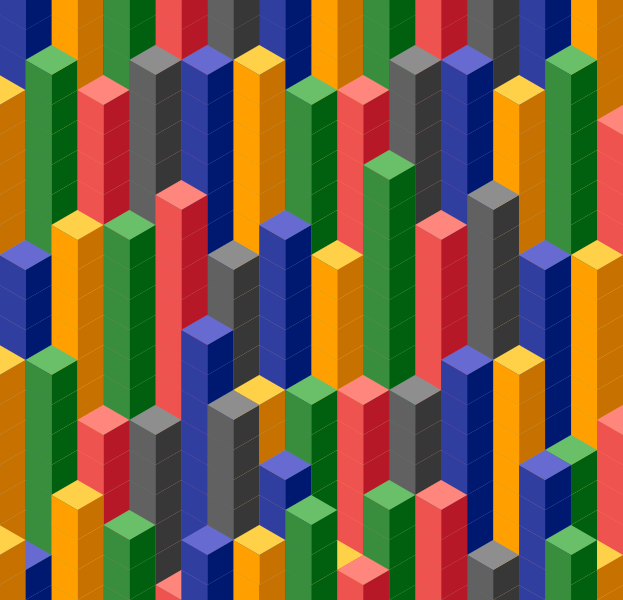
Frame 1 (no input)
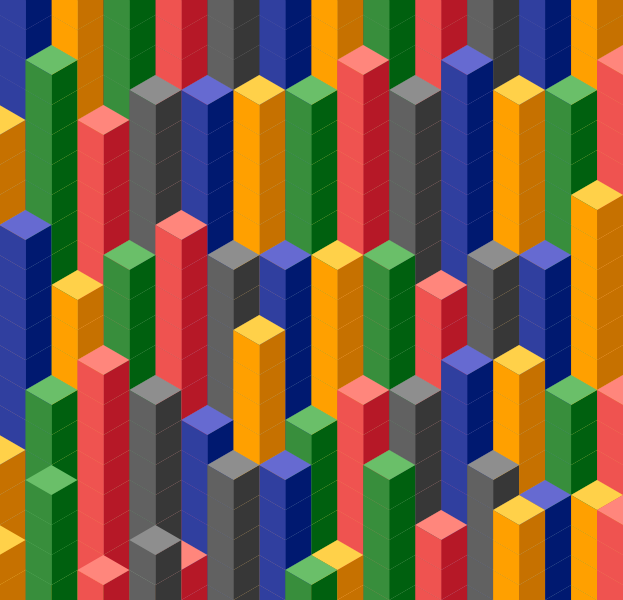
Frame 2 (the mouse pressed at the canvas centre, redrawn once)

The Processing sketch that drew these frames (run headless with seeded random() and noise(); the mouse was pressed at the canvas centre and the sketch redrawn once):

// Processing sketch: tumbling_blocks
// ── tumbling_blocks.pde
// Tumbling blocks

// This is not quite done.  Following is a list of todos:
//
// 1. Draw each column full across the canvas once, then in randomly descending order to create step pattern
//
// This is *almost* implemented as desired but due to the nature of how I am drawing columns/rows using random()
// some ancestors (columns in the background) can be shorter than those in the foreground.  It would be ideal to 
// have neighbors always "step down", making it illegal for two adjacent blocks to share the same height.
//
// To do this is quite tricky (I think) as you have to keep track of the highest position in each column 
// and make sure the neighbor is either higher or lower depending on what row it is in.
//
// 2. Have column color programmatically distributed
//
// Right now the color patterns are just repeating.  Ideally a bag of colors would be randomly pulled from until
// exhausted, then repeated, with the rule that no columns of the same color can (significantly) border each other.
//
// 3. Draw one block or column at a time, animate
//
// This would be a lot more interesting if each column grew a block at a time, growing from the bottom, then
// repeating as an animation.  However, due to the nature of Processing's draw() loop it would not be trivial 
// to refactor this sketch as written--moving on to other ideas, may come back to this someday.
//
// 4.  Automatically make size() perfect multiple of cubesize
// 
// size() should be a programmatically determined perfect multiple of `xvalue` and `yvalue`
// Processing makes this quite difficult.  Or my OOP skills suck.  Probably the second more than the first.
//
// 5. `cols` and `rows` should be automatically inferred
//
// I have no idea why, but `cols` and `rows` aren't calulating correctly and must be manually set.  
// They do calculate correctly if you print them when decalred but in the loop they are a much lower value.
//
// 6. Automatic color palletes
//
// The colors here are very clown car.  Probably can fix this with random HSB starting values for each color or leveraging opacity. 


//Empty array of Blocks
Block[][] blocks;

int cubesize = 30;
//int cols = width/cubesize;  < These don't work in the loop below as you'd think
//int rows = height/cubesize;
int cols = 13;
int rows = 21;
float xvalue = (2* (cubesize * -cos(PI/6)));
float yvalue = (2*((cubesize * -sin(PI/6))));

//Three arrays of colors, one for each cube face
//There's probably a better way to access all colors in a single array (hashmap, etc) but my approaches were all too clever
color [] facetcolor1 = {#B61827, #00600F, #c67100, #001970, #373737};
color [] facetcolor2 = {#EF5350, #388E3C, #ffa000, #303f9f, #616161};
color [] facetcolor3 = {#FF867C, #6ABF69, #ffd149, #666ad1, #8e8e8e};


void setup() {
  background(50);
  size(623, 600);
  println(xvalue, yvalue);
  println(cols, rows);
  blocks = new Block[cols][rows];
}

void draw() {
  noLoop();
  background(50);
  translate(width, height + (yvalue/2));
  
  //z = # of descending steps
  //x = columns (width)
  //y = rows (height)
  
  for (int z = 0; z < 18; z = z + 3) {
    for (int x = 0; x < cols; x++ ) {
     for (int y = 0; y < (rows - (z * random(1, 1.8))); y++){
        blocks[x][y] = new Block(facetcolor1[x % facetcolor1.length], facetcolor2[x % facetcolor2.length], facetcolor3[x % facetcolor3.length], (x * xvalue), (y * yvalue), (cubesize * -cos(PI/6)), (cubesize * -sin(PI/6)), 0.0, (2 *(cubesize * -sin(PI/6))), (cubesize * cos(PI/6)), (cubesize * -sin(PI/6)), 0.0, 0.0);
        println("Column: " + x, "Row: " + y);
        push();
        if (z % 2 == 0) {
          int shiftColor = (x + 2) % facetcolor1.length;
          blocks[x][y] = new Block(facetcolor1[shiftColor % facetcolor1.length], facetcolor2[shiftColor % facetcolor2.length], facetcolor3[shiftColor % facetcolor3.length], (x * xvalue), (y * yvalue), (cubesize * -cos(PI/6)), (cubesize * -sin(PI/6)), 0.0, (2 *(cubesize * -sin(PI/6))), (cubesize * cos(PI/6)), (cubesize * -sin(PI/6)), 0.0, 0.0);
          translate(xvalue/2, -yvalue/2);
        }
        blocks[x][y].move();
        blocks[x][y].drawcube();
        pop();
      }
    }   
    //offset every other z value by 50% width to create "Qbert" step offset
    if (z % 2 == 0) {
      push();
      translate(xvalue/2, -yvalue/2);
      pop();
    }
  }
}

class Block {
  //colors for each cube face
  color c1, c2, c3; 
  //offsets for moving cubes around the canvas
  float xOffset, yOffset;
  //coords for each point in the quad() used for each cube face
  float x1, y1, x2, y2, x3, y3, x4, y4;

  //Constructor, initializing variables.  Java-based languages are weird.
  Block(color c1_, color c2_, color c3_, float xOffset_, float yOffset_, float x1_, float y1_, float x2_, float y2_, float x3_, float y3_, float x4_, float y4_) {  
    c1 = c1_;
    c2 = c2_;
    c3 = c3_;
    xOffset = xOffset_;
    yOffset = yOffset_;
    x1 = x1_;
    y1 = y1_;
    x2 = x2_;
    y2 = y2_;
    x3 = x3_;
    y3 = y3_;
    x4 = x4_;
    y4 = y4_;
  }

  // draw three faces to create a cube
  void drawcube() {
    noStroke();
    rotate(radians(120));
    fill(c1);
    quad(x1, y1, x2, y2, x3, y3, x4, y4);
    rotate(radians(120));
    fill(c2);
    quad(x1, y1, x2, y2, x3, y3, x4, y4);
    rotate(radians(120));
    fill(c3);
    quad(x1, y1, x2, y2, x3, y3, x4, y4);  
    // print location, color
    println("X/Y offsets: ", xOffset, yOffset);
    println(hex(c1), hex(c2), hex(c3));
  }

//move block position 
  void move() {
    translate(xOffset, yOffset);
  }
}

//Classic fix to restore push() and pop() 
void push() {
  pushMatrix();
  pushStyle();
}

void pop() {
  popStyle();
  popMatrix();
}
